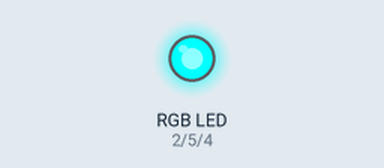
This sketch was run on a simulated ESP8266 (NodeMCU). Parts: an RGB LED mixed from three pins (HIGH = lit).

Above: at 0.2 s.
At 0.7 s:
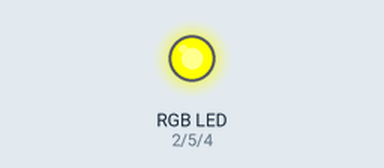
At 2.7 s:
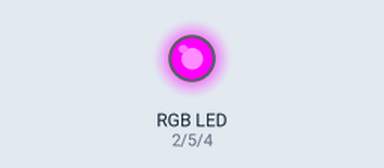
Timing chart, 0 to 3.5 s (numbered marks = the images above):
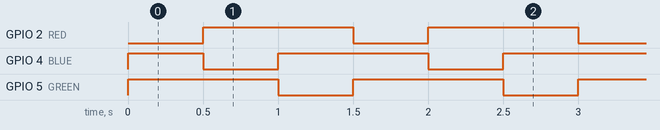

The sketch:

RGB.ino
```cpp
int RED= 2;
int GREEN =5;
int BLUE = 4;
void setup() {
    // Initialize the LED_BUILTIN pin as an output
  pinMode(RED, OUTPUT);
  pinMode(GREEN, OUTPUT);
  pinMode(BLUE, OUTPUT);

  analogWriteRange(255);
  digitalWrite(RED, HIGH);
  digitalWrite(BLUE, HIGH);
  digitalWrite(GREEN, HIGH);

}

// the loop function runs over and over again forever
void loop() {
  digitalWrite(RED, LOW);

  //digitalWrite(GREEN, LOW);//for yellow
  delay(500);                      // Wait for a second
  digitalWrite(RED, HIGH);  // Turn the LED off by making the voltage HIGH
  //digitalWrite(GREEN, HIGH);//for yellow
    digitalWrite(BLUE, LOW);   // Turn the LED on (Note that LOW is the voltage level
  // but actually the LED is on; this is because
  // it is active low on the ESP-01)
  //digitalWrite(RED, LOW);
  delay(500);                      // Wait for a second
 // digitalWrite(RED, HIGH);  // purple
   digitalWrite(BLUE, HIGH);   // Turn the LED on (Note that LOW is the voltage level
  // but actually the LED is on; this is because
  // it is active low on the ESP-01)
  digitalWrite(GREEN, LOW);
  // digitalWrite(BLUE, LOW);
  delay(500);                      // Wait for a second
//  digitalWrite(BLUE, HIGH);  // cyan
  digitalWrite(GREEN, HIGH);
}
```

Measured:
- by itself, GPIO 2 (RED), GPIO 4 (BLUE), GPIO 5 (GREEN): alternates HIGH for 1.0 s and LOW for 0.50 s
- by itself, everything shown: repeats every 1.5 s, in 4 steps
